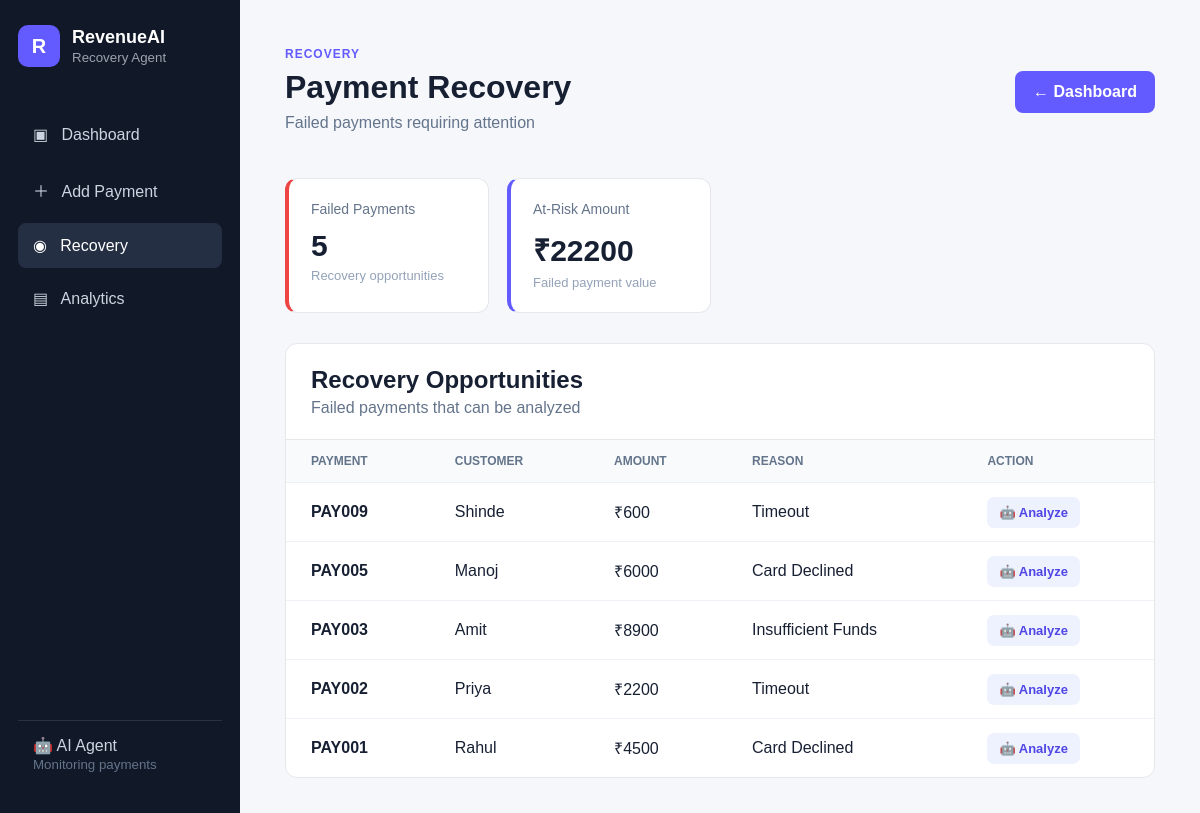
The app's page /recovery/ with its own data.
### recovery/models.py (models this page shows, shortened)
class Payment(models.Model):
    payment_id = models.CharField(
        max_length=50,
        unique=True
    )
    customer = models.CharField(
        max_length=100
    )
    amount = models.IntegerField()
    status = models.CharField(
        max_length=20
    )
    reason = models.CharField(
        max_length=100,
        blank=True
    )
    previous_failures = models.IntegerField(
        default=0
    )
    customer_history = models.IntegerField(
        default=1
    )
    payment_method = models.CharField(
        max_length=30,
        default="UPI"
    )
    retry_count = models.IntegerField(
        default=0
    )
    customer_age_days = models.IntegerField(
        default=365
    )
    recovery_probability = models.IntegerField(
        default=0
    )
    recommended_action = models.CharField(
        max_length=200,
        blank=True
    )
    recovered = models.BooleanField(
        default=False
    )

### recovery/views.py (the view)
# urls.py: path("", include("recovery.urls")),
def recovery(request):
    payments = Payment.objects.filter(
        status__iexact="Failed"
    ).order_by("-id")
    total_failed = payments.count()
    failed_amount = sum(
        float(payment.amount)
        for payment in payments
    )
    context = {
        "payments": payments,
        "total_failed": total_failed,
        "failed_amount": failed_amount,
    }
    return render(
        request,
        "recovery.html",
        context
    )

### templates/recovery.html (shortened to what this page needs)
<!DOCTYPE html>
<html>
<head>
    <link
        rel="stylesheet"
        href="/static/style.css"
    >
</head>
<body>
<div class="layout">
    <aside class="sidebar">
        <div class="brand">
            <div class="brand-icon">
                R
            </div>
            <div>
                <h2>
                    RevenueAI
                </h2>
                <small>
                    Recovery Agent
                </small>
            </div>
        </div>
        <div class="menu">
            <a href="/">
                ▣ &nbsp; Dashboard
            </a>
            <a href="/add-payment/">
                ＋ &nbsp; Add Payment
            </a>
            <a
                href="/recovery/"
                class="active"
            >
                ◉ &nbsp; Recovery
            </a>
            <a href="/analytics/">
                ▤ &nbsp; Analytics
            </a>
        </div>
        <div class="sidebar-bottom">
            <div>
                🤖 AI Agent
            </div>
            <small>
                Monitoring payments
            </small>
        </div>
    </aside>
    <main class="main">
        <div class="topbar">
            <div>
                <p class="eyebrow">
                    RECOVERY
                </p>
                <h1>
                    Payment Recovery
                </h1>
                <p class="subtitle">
                    Failed payments requiring attention
                </p>
            </div>
            <a
                href="/"
                class="add-btn"
            >
                ← Dashboard
            </a>
        </div>
        <div class="stats">
            <div class="stat-card failed-card">
                <div class="stat-title">
                    Failed Payments
                </div>
                <div class="stat-number">
                    {{ total_failed }}
                </div>
                <div class="stat-label">
                    Recovery opportunities
                </div>
            </div>
            <div class="stat-card ai-card">
                <div class="stat-title">
                    At-Risk Amount
                </div>
                <div class="stat-number">
                    ₹{{ failed_amount|floatformat:0 }}
                </div>
                <div class="stat-label">
                    Failed payment value
                </div>
            </div>
        </div>
        <div class="section">
            <div class="section-header">
                <div>
                    <h2>
                        Recovery Opportunities
                    </h2>
                    <p>
                        Failed payments that can be analyzed
                    </p>
                </div>
            </div>
            <div class="table-container">
                <table>
                    <thead>
                        <tr>
                            <th>
                                PAYMENT
                            </th>
                            <th>
                                CUSTOMER
                            </th>
                            <th>
                                AMOUNT
                            </th>
                            <th>
                                REASON
                            </th>
                            <th>
                                ACTION
                            </th>
                        </tr>
                    </thead>
                    <tbody>
                    {% for payment in payments %}
                        <tr>
                            <td>
                                <strong>
                                    {{ payment.payment_id }}
                                </strong>
                            </td>
                            <td>
                                {{ payment.customer }}
                            </td>
                            <td>
                                ₹{{ payment.amount }}
                            </td>
                            <td>
                                {{ payment.reason }}
                            </td>
                            <td>
                                <a
                                    href="/analyze/{{ payment.payment_id }}/"
                                    class="analyze-btn"
                                >
                                    🤖 Analyze
                                </a>
                            </td>
                        </tr>
                    {% endfor %}
                    </tbody>
                </table>
            </div>
        </div>
    </main>
</div>
</body>
</html>

### static/style.css (style rules this page uses)
* { box-sizing: border-box; }
body { margin: 0; font-family: Arial, sans-serif; background: #f5f7fb; color: #172033; }
.layout { display: flex; min-height: 100vh; }
.sidebar { width: 240px; min-width: 240px; background: #111827; color: white; padding: 25px 18px; display: flex; flex-direction: column; }
.brand { display: flex; align-items: center; gap: 12px; margin-bottom: 45px; }
.brand-icon { width: 42px; height: 42px; border-radius: 10px; background: #635bff; display: flex; align-items: center; justify-content: center; font-weight: bold; font-size: 20px; }
.brand h2 { margin: 0; font-size: 18px; }
.brand small { color: #9ca3af; }
.menu { display: flex; flex-direction: column; gap: 8px; }
.menu a { color: #cbd5e1; text-decoration: none; padding: 13px 15px; border-radius: 8px; display: flex; gap: 12px; }
.menu a:hover, .menu a.active { background: #252f43; color: white; }
.sidebar-bottom { margin-top: auto; padding: 15px; border-top: 1px solid #273244; color: #cbd5e1; }
.sidebar-bottom small { color: #64748b; }
.main { flex: 1; padding: 35px 45px; max-width: 1500px; }
.topbar { display: flex; justify-content: space-between; align-items: center; }
.eyebrow { color: #635bff; font-weight: bold; font-size: 12px; letter-spacing: 1px; margin-bottom: 8px; }
h1 { margin: 0; font-size: 32px; }
.subtitle { color: #64748b; margin-top: 8px; }
.add-btn { background: #635bff; color: white; text-decoration: none; padding: 12px 18px; border-radius: 8px; font-weight: bold; }
.stats { display: grid; grid-template-columns: repeat(4, 1fr); gap: 18px; margin: 30px 0; }
.stat-card { background: white; padding: 22px; border-radius: 12px; border: 1px solid #e5e7eb; }
.stat-title { color: #64748b; font-size: 14px; }
.stat-number { font-size: 30px; font-weight: bold; margin: 12px 0 5px; }
.stat-label { color: #94a3b8; font-size: 13px; }
.failed-card { border-left: 4px solid #ef4444; }
.ai-card { border-left: 4px solid #635bff; }
.section { background: white; border: 1px solid #e5e7eb; border-radius: 12px; overflow: hidden; }
.section-header { display: flex; justify-content: space-between; padding: 22px 25px; border-bottom: 1px solid #e5e7eb; }
.section-header h2 { margin: 0; }
.section-header p { margin: 5px 0 0; color: #64748b; }
.table-container { overflow-x: auto; }
table { width: 100%; border-collapse: collapse; }
th { text-align: left; padding: 14px 25px; background: #f8fafc; color: #64748b; font-size: 12px; }
td { padding: 18px 25px; border-top: 1px solid #eef2f7; }
.analyze-btn { background: #eef2ff; color: #4f46e5; padding: 8px 12px; border-radius: 7px; text-decoration: none; font-weight: bold; font-size: 13px; }

### records on screen
Payment: payment_id "PAY009", customer "Shinde", amount "600", reason "Timeout"
Payment: payment_id "PAY005", customer "Manoj", amount "6000", reason "Card Declined"
Payment: payment_id "PAY003", customer "Amit", amount "8900", reason "Insufficient Funds"
Payment: payment_id "PAY002", customer "Priya", amount "2200", reason "Timeout"
Payment: payment_id "PAY001", customer "Rahul", amount "4500", reason "Card Declined"

### other values on screen
{{ total_failed }} "5"
{{ failed_amount|floatformat:0 }} "22200"
